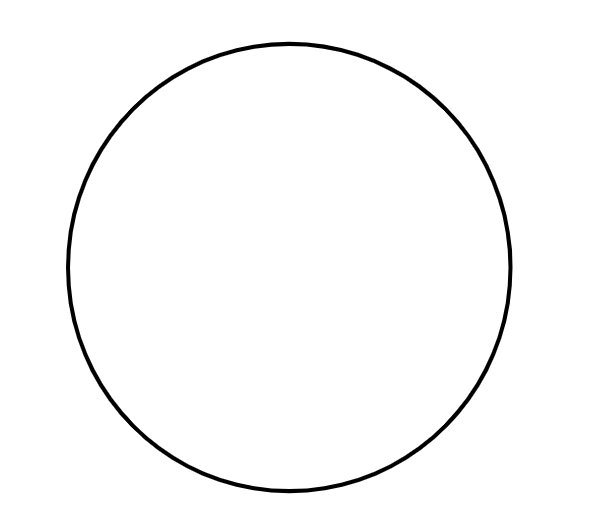
#> input picture Assignment1/Dataset/3/circle1.png, 590 x 526 px, found by its file name
$ jupyter execute 3.ipynb
#> lines starting #> are read from the running program, lines starting #| are printed output that depends on the picture; after the words box and inside, x2 and y2 are one past the last pixel; in counts of white or black regions, pixels touching at a corner belong together; long printed decimals are rounded
[cell 1]
import numpy as np
import pandas as pd
import cv2
from skimage.transform import hough_circle, hough_circle_peaks
import matplotlib.pyplot as plt
from skimage import data, color
from skimage.draw import circle_perimeter

[cell 2]
img=cv2.imread("./Dataset/circle1.png", 0)
#> img is the input picture: shape (526, 590); min 0, max 255, mean 250.3

[cell 3]
plt.imshow(img)
plt.show()

[cell 4]
print(img.shape)
#| (526, 590)
edges = cv2.Canny(img,200,891,apertureSize=3,L2gradient =True)
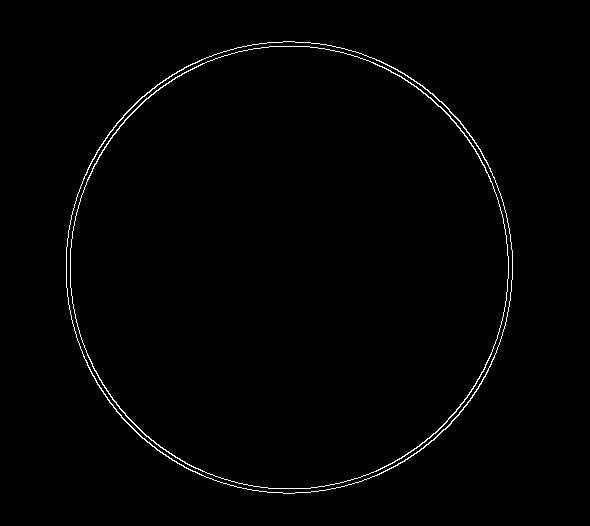
#> edges: shape (526, 590); 1.1% white in thin lines or dots, all inside (x1, y1, x2, y2) = (66, 41, 513, 494)

[cell 5]
plt.imshow(edges)
plt.show()

[cell 6]
# Guess the radius of the circle
hough_radii = np.arange(100, 400, 2)

hough_res = hough_circle(edges, hough_radii)

[cell 7]
accums, cx, cy, radii = hough_circle_peaks(hough_res, hough_radii,
                                           total_num_peaks=1)
#> accums = [0.55]; cx = [286]; cy = [267]; radii = [222]

[cell 8]
cx,cy,radii
#> Out = ([286], [267], [222])

[cell 9]
fig, ax = plt.subplots(ncols=1, nrows=1, figsize=(10, 4))
image = color.gray2rgb(img)
for center_y, center_x, radius in zip(cy, cx, radii):
    circy, circx = circle_perimeter(center_y, center_x, radius,
                                    shape=img.shape)
    image[circy, circx] = (0, 0, 0)
#> this loop made 1 pass
#> (center_y, center_x, radius) on pass 1: (267, 286, 222)
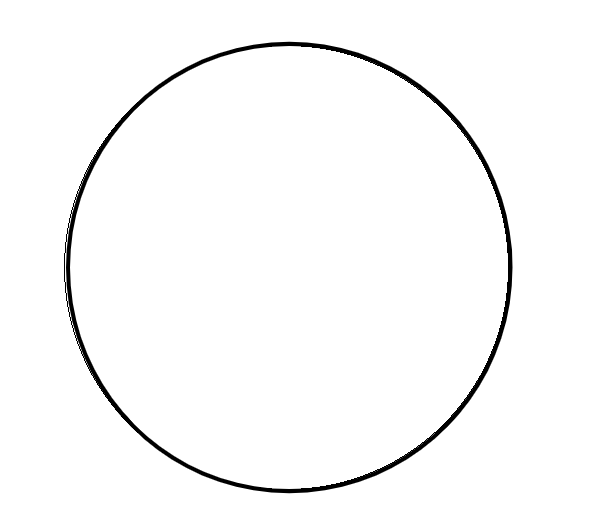
#> image: shape (526, 590, 3); 0.29% of pixels changed, all inside (x1, y1, x2, y2) = (64, 46, 509, 489)

ax.imshow(image, cmap=plt.cm.gray)
plt.show()

# Perimeter

[cell 10]
perimeter=2*np.pi*radii
#> perimeter = [1394.9]
print(perimeter)
#| [1394.867]

# Area

[cell 11]
area=np.pi*(radii**2)
#> area = [154830.3]
print(area)
#| [154830.252]
